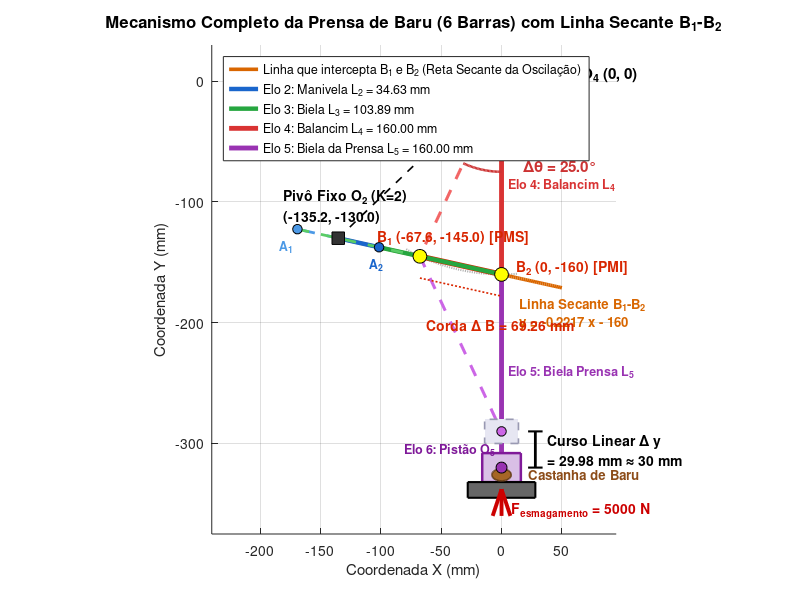

Reproduce this figure in MATLAB.
% =========================================================================
% SCRIPT: desenhar_mecanismo_completo.m
% Desenho completo do mecanismo de 6 barras da Prensa de Baru
% Destacando a linha secante que intercepta ambos os pontos B1 e B2
% =========================================================================

clear; clc; close all;

% Diretório de saída
assets_dir = fullfile(pwd, 'assets');
if ~exist(assets_dir, 'dir')
    mkdir(assets_dir);
end

% -------------------------------------------------------------------------
% 1. Parâmetros Cinemáticos do Mecanismo
% -------------------------------------------------------------------------
O4 = [0.0; 0.0];             % Pivô fixo do balancim
L4 = 160.0;                  % Comprimento do balancim (mm)
L5 = 160.0;                  % Comprimento da biela da prensa (mm)
delta_theta = deg2rad(25.0); % Amplitude de oscilação do balancim (25°)

% Posições extremas de alternância (toggle) do nó B
B2 = [0.0; -L4];                                      % [0, -160] mm
B1 = [-L4 * sin(delta_theta); -L4 * cos(delta_theta)]; % [-67.62, -145.01] mm

% Síntese Analítica Colinear com K = 2 (Norton Cap. 5)
M_vec = B1 - B2;
K = 2.0;
O2 = B2 + K * M_vec;         % [-135.24, -130.02] mm

% Distâncias extremas do pivô O2 até o nó B
r2 = norm(B2 - O2); % 138.52 mm = L3 + L2
r1 = norm(B1 - O2); % 69.26 mm = L3 - L2

% Comprimentos da manivela (L2) e do acoplador (L3)
L2 = (r2 - r1) / 2; % 34.63 mm
L3 = (r2 + r1) / 2; % 103.89 mm

% Posições da junta A nas duas posições extremas colineares
% Na posição 2 (estendida): A2 fica entre O2 e B2
u_O2_B2 = (B2 - O2) / r2;
A2 = O2 + L2 * u_O2_B2; % [-150.42, -84.79]

% Na posição 1 (dobrada): A1 fica no sentido oposto a B1 em relação a O2
u_O2_B1 = (B1 - O2) / r1;
A1 = O2 - L2 * u_O2_B1; % [-207.50, -51.64]

% Posições do cursor O5 (pistão da prensa)
% Na posição 2: pistão alinhado verticalmente em X = 0
y_O5_2 = -320.0; % B2(2) - L5 = -160 - 160 = -320 mm
O5_2 = [0.0; y_O5_2];

% Na posição 1: pistão em X = 0 com distância L5 até B1
% (0 - B1x)^2 + (y - B1y)^2 = L5^2 -> y = B1y - sqrt(L5^2 - B1x^2)
y_O5_1 = B1(2) - sqrt(L5^2 - B1(1)^2); % -290.02 mm
O5_1 = [0.0; y_O5_1];

% -------------------------------------------------------------------------
% 2. Linha que intercepta ambos B1 e B2 (Reta Secante Estendida)
% -------------------------------------------------------------------------
% Coeficiente angular da reta que passa por B1 e B2
m_sec = (B2(2) - B1(2)) / (B2(1) - B1(1));
% Equação: y - B2(2) = m_sec * (x - B2(1)) -> y = m_sec * x + B2(2)
% Reta secante estendida que intercepta ambos B1 e B2
x_linha = linspace(-140, 50, 120);
y_linha = m_sec * x_linha + B2(2);

% Comprimento da corda Delta B
Delta_B = norm(B2 - B1); % 69.26 mm

% -------------------------------------------------------------------------
% 3. Criação da Figura CAD Completa
% -------------------------------------------------------------------------
fig = figure('Name', 'Mecanismo Completo com Linha Secante B1-B2', ...
             'NumberTitle', 'off', 'Position', [100, 100, 1100, 850]);
hold on; grid on; axis equal;

% Linha de centro da guia vertical do pistão (X = 0)
plot([0, 0], [20, -360], 'Color', [0.5 0.5 0.5], 'LineStyle', '-.', 'LineWidth', 1.2);

% Arco circular percorrido pelo nó B (raio L4 centrado em O4)
arco_t = linspace(-pi/2 - delta_theta - 0.08, -pi/2 + 0.08, 100);
plot(L4 * cos(arco_t), L4 * sin(arco_t), 'Color', [0.7 0.7 0.7], 'LineStyle', ':', 'LineWidth', 1.5);

% Traçado da base fixa d conectando os mancais O2 e O4
plot([O2(1), O4(1)], [O2(2), O4(2)], 'k--', 'LineWidth', 1.2);

% -------------------------------------------------------------------------
% A LINHA QUE INTERCEPTA AMBOS B1 E B2 (DESTAQUE MÁXIMO)
% -------------------------------------------------------------------------
h_linha = plot(x_linha, y_linha, 'Color', [0.85, 0.40, 0.0], 'LineStyle', '-', 'LineWidth', 2.6);

% Segmento da corda entre B1 e B2 (destaque sobre a linha)
plot([B1(1), B2(1)], [B1(2), B2(2)], 'Color', [0.85, 0.15, 0.0], 'LineWidth', 4.0);

% -------------------------------------------------------------------------
% POSIÇÃO 2: Ponto Morto Inferior (PMI) / Quebra do Baru (LINHA CHEIA FORTE)
% -------------------------------------------------------------------------
% Manivela O2-A2
h_m2 = plot([O2(1), A2(1)], [O2(2), A2(2)], 'Color', [0.1 0.4 0.8], 'LineWidth', 3.2);
% Acoplador A2-B2 (colinear com a manivela, estendida)
h_ac2 = plot([A2(1), B2(1)], [A2(2), B2(2)], 'Color', [0.15 0.65 0.25], 'LineWidth', 3.2);
% Balancim O4-B2 (vertical no eixo Y)
h_bal2 = plot([O4(1), B2(1)], [O4(2), B2(2)], 'Color', [0.85 0.2 0.2], 'LineWidth', 3.5);
% Biela da prensa B2-O5_2 (vertical no eixo Y)
h_bie2 = plot([B2(1), O5_2(1)], [B2(2), O5_2(2)], 'Color', [0.6 0.2 0.7], 'LineWidth', 3.5);

% Pistão deslizante na posição PMI (Y = -320 mm)
fill([-16, 16, 16, -16], [y_O5_2-12, y_O5_2-12, y_O5_2+12, y_O5_2+12], ...
     [0.85 0.75 0.9], 'EdgeColor', [0.5 0.1 0.6], 'LineWidth', 1.8);

% -------------------------------------------------------------------------
% POSIÇÃO 1: Ponto Morto Superior (PMS) / Retorno Máximo (LINHA TRAÇO-PONTO)
% -------------------------------------------------------------------------
% Manivela O2-A1
plot([O2(1), A1(1)], [O2(2), A1(2)], 'Color', [0.3 0.6 0.9], 'LineStyle', '--', 'LineWidth', 2.0);
% Acoplador A1-B1 (colinear dobrado sobre a manivela)
plot([A1(1), B1(1)], [A1(2), B1(2)], 'Color', [0.35 0.8 0.4], 'LineStyle', '--', 'LineWidth', 2.0);
% Balancim O4-B1 (inclinado a 25°)
plot([O4(1), B1(1)], [O4(2), B1(2)], 'Color', [0.95 0.4 0.4], 'LineStyle', '--', 'LineWidth', 2.2);
% Biela da prensa B1-O5_1
plot([B1(1), O5_1(1)], [B1(2), O5_1(2)], 'Color', [0.8 0.4 0.9], 'LineStyle', '--', 'LineWidth', 2.2);

% Pistão deslizante na posição PMS (Y = -290.02 mm)
fill([-14, 14, 14, -14], [y_O5_1-10, y_O5_1-10, y_O5_1+10, y_O5_1+10], ...
     [0.9 0.9 0.95], 'EdgeColor', [0.6 0.6 0.7], 'LineWidth', 1.2, 'LineStyle', '--');

% -------------------------------------------------------------------------
% Representação da Matriz de Esmagamento e Castanha de Baru
% -------------------------------------------------------------------------
% Base da matriz de prensagem
fill([-28, 28, 28, -28], [-345, -345, -332, -332], [0.4 0.4 0.4], 'EdgeColor', 'k', 'LineWidth', 1.5);
% Castanha de Baru esquemática sendo quebrada no PMI
t_baru = linspace(0, 2*pi, 40);
fill(8*cos(t_baru), -326 + 5*sin(t_baru), [0.65 0.40 0.15], 'EdgeColor', [0.4 0.25 0.1], 'LineWidth', 1.2);
text(22, -326, 'Castanha de Baru', 'FontSize', 9.5, 'FontWeight', 'bold', 'Color', [0.55 0.3 0.1]);

% Seta da força de esmagamento (5000 N) aplicada no pistão
quiver(0, -360, 0, 22, 0, 'Color', [0.8 0.0 0.0], 'LineWidth', 2.8, 'MaxHeadSize', 0.6);
text(8, -355, 'F_{esmagamento} = 5000 N', 'FontSize', 10, 'FontWeight', 'bold', 'Color', [0.8 0.0 0.0]);

% -------------------------------------------------------------------------
% Marcadores de Juntas e Pivôs Fixos
% -------------------------------------------------------------------------
% Mancais fixos (triângulos de apoio)
plot(O4(1), O4(2), 'ks', 'MarkerFaceColor', 'k', 'MarkerSize', 10);
plot(O2(1), O2(2), 'ks', 'MarkerFaceColor', [0.2 0.2 0.2], 'MarkerSize', 9);

% Juntas móveis
plot(A2(1), A2(2), 'ko', 'MarkerFaceColor', [0.1 0.4 0.8], 'MarkerSize', 7);
plot(A1(1), A1(2), 'ko', 'MarkerFaceColor', [0.3 0.6 0.9], 'MarkerSize', 7);
plot(B2(1), B2(2), 'ko', 'MarkerFaceColor', 'y', 'MarkerSize', 10);
plot(B1(1), B1(2), 'ko', 'MarkerFaceColor', 'y', 'MarkerSize', 10);
plot(O5_2(1), O5_2(2), 'ko', 'MarkerFaceColor', [0.6 0.2 0.7], 'MarkerSize', 8);
plot(O5_1(1), O5_1(2), 'ko', 'MarkerFaceColor', [0.8 0.4 0.9], 'MarkerSize', 7);

% -------------------------------------------------------------------------
% Cotas e Rótulos Explicativos
% -------------------------------------------------------------------------
% Rótulos dos Pivôs
text(O4(1) + 8, O4(2) + 6, 'Pivô Fixo O_4 (0, 0)', 'FontSize', 11, 'FontWeight', 'bold');
text(O2(1) - 45, O2(2) + 26, {'Pivô Fixo O_2 (K=2)', '(-135.2, -130.0)'}, 'FontSize', 10, 'FontWeight', 'bold');
text(A1(1) - 15, A1(2) - 14, 'A_1', 'FontSize', 9, 'FontWeight', 'bold', 'Color', [0.3 0.6 0.9]);
text(A2(1) - 8, A2(2) - 14, 'A_2', 'FontSize', 9, 'FontWeight', 'bold', 'Color', [0.1 0.4 0.8]);

% Rótulos das Juntas B1 e B2
text(B2(1) + 12, B2(2) + 6, 'B_2 (0, -160) [PMI]', 'FontSize', 10, 'FontWeight', 'bold', 'Color', [0.85 0.15 0.0]);
text(B1(1) - 35, B1(2) + 16, 'B_1 (-67.6, -145.0) [PMS]', 'FontSize', 10, 'FontWeight', 'bold', 'Color', [0.85 0.15 0.0]);

% Rótulo da Linha que intercepta B1 e B2 na extremidade direita desimpedida
text(15, -192, {'Linha Secante B_1-B_2', 'y = -0.2217 x - 160'}, ...
     'FontSize', 9.5, 'FontWeight', 'bold', 'Color', [0.85 0.40 0.0]);

% Cota da Corda Delta B
plot([-67.62, 0], [-145.01 - 18, -160 - 18], 'Color', [0.85 0.15 0.0], 'LineWidth', 1.2, 'LineStyle', ':');
text(-62, -202, sprintf('Corda \\Delta B = %.2f mm', Delta_B), ...
     'FontSize', 10, 'FontWeight', 'bold', 'Color', [0.85 0.15 0.0]);

% Indicação do arco Delta theta = 25°
arco_ang = linspace(-pi/2 - delta_theta, -pi/2, 30);
plot(75 * cos(arco_ang), 75 * sin(arco_ang), 'Color', [0.8 0.2 0.2], 'LineWidth', 1.8);
text(18, -70, '\Delta\theta = 25.0°', 'FontSize', 11, 'FontWeight', 'bold', 'Color', [0.8 0.2 0.2]);

% Cota do curso do pistão de 29.98 mm
plot([28, 28], [y_O5_2, y_O5_1], 'k-', 'LineWidth', 2.0);
plot([22, 34], [y_O5_2, y_O5_2], 'k-', 'LineWidth', 1.5);
plot([22, 34], [y_O5_1, y_O5_1], 'k-', 'LineWidth', 1.5);
text(38, (y_O5_2 + y_O5_1)/2, sprintf('Curso Linear \\Delta y\n= %.2f mm \\approx 30 mm', y_O5_1 - y_O5_2), ...
     'FontSize', 10, 'FontWeight', 'bold', 'Color', 'k');

% Identificação dos Elos
text(6, -85, 'Elo 4: Balancim L_4', 'FontSize', 9, 'Color', [0.85 0.2 0.2], 'FontWeight', 'bold');
text(6, -240, 'Elo 5: Biela Prensa L_5', 'FontSize', 9, 'Color', [0.6 0.2 0.7], 'FontWeight', 'bold');
text(-80, -305, 'Elo 6: Pistão O_5', 'FontSize', 9, 'Color', [0.5 0.1 0.6], 'FontWeight', 'bold');

% Título e Eixos
title('Mecanismo Completo da Prensa de Baru (6 Barras) com Linha Secante B_1-B_2', ...
      'FontSize', 12, 'FontWeight', 'bold');
xlabel('Coordenada X (mm)', 'FontSize', 11);
ylabel('Coordenada Y (mm)', 'FontSize', 11);
xlim([-240, 95]);
ylim([-375, 30]);

legend([h_linha, h_m2, h_ac2, h_bal2, h_bie2], ...
       {'Linha que intercepta B_1 e B_2 (Reta Secante da Oscilação)', ...
        sprintf('Elo 2: Manivela L_2 = %.2f mm', L2), ...
        sprintf('Elo 3: Biela L_3 = %.2f mm', L3), ...
        'Elo 4: Balancim L_4 = 160.00 mm', ...
        'Elo 5: Biela da Prensa L_5 = 160.00 mm'}, ...
       'Location', 'northwest', 'FontSize', 9);

% -------------------------------------------------------------------------
% 4. Salvar Figura em Alta Resolução (300 DPI)
% -------------------------------------------------------------------------
caminho_fig = fullfile(assets_dir, 'ex2_mecanismo_completo_linha_B1_B2.png');
print(fig, caminho_fig, '-dpng', '-r300');
fprintf('Figura salva com sucesso em: %s\n', caminho_fig);
